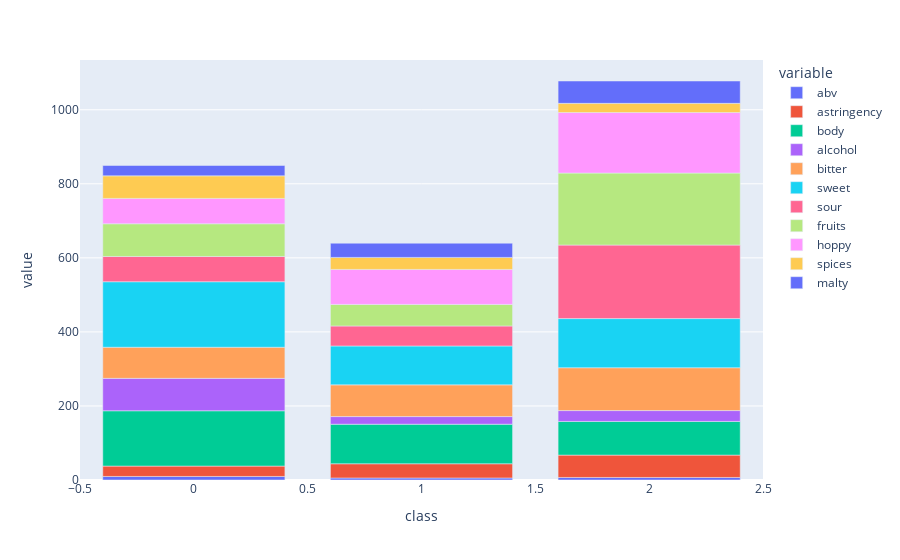

Notebook cell for this chart:
### Code cell
fig = px.bar(bar_df, x="class", y=['abv', 'astringency', 'body', 'alcohol', 'bitter', 'sweet',
       'sour', 'fruits', 'hoppy', 'spices', 'malty'])
fig.show()

### Figure 1 — Plotly figure (JSON) as saved in the notebook; plotly's stock layout.template omitted (floating-point values rounded to 4 significant figures)
{"data": [{"alignmentgroup": "True", "hovertemplate": "variable=abv<br>class=%{x}<br>value=%{y}<extra></extra>", "legendgroup": "abv", "marker": {"color": "#636efa", "pattern": {"shape": ""}}, "name": "abv", "offsetgroup": "abv", "orientation": "v", "showlegend": true, "textposition": "auto", "type": "bar", "x": [0, 1, 2], "xaxis": "x", "y": [9.601, 5.495, 6.855], "yaxis": "y"}, {"alignmentgroup": "True", "hovertemplate": "variable=astringency<br>class=%{x}<br>value=%{y}<extra></extra>", "legendgroup": "astringency", "marker": {"color": "#EF553B", "pattern": {"shape": ""}}, "name": "astringency", "offsetgroup": "astringency", "orientation": "v", "showlegend": true, "textposition": "auto", "type": "bar", "x": [0, 1, 2], "xaxis": "x", "y": [27.97, 38.39, 60.36], "yaxis": "y"}, {"alignmentgroup": "True", "hovertemplate": "variable=body<br>class=%{x}<br>value=%{y}<extra></extra>", "legendgroup": "body", "marker": {"color": "#00cc96", "pattern": {"shape": ""}}, "name": "body", "offsetgroup": "body", "orientation": "v", "showlegend": true, "textposition": "auto", "type": "bar", "x": [0, 1, 2], "xaxis": "x", "y": [149.4, 106.7, 90.96], "yaxis": "y"}, {"alignmentgroup": "True", "hovertemplate": "variable=alcohol<br>class=%{x}<br>value=%{y}<extra></extra>", "legendgroup": "alcohol", "marker": {"color": "#ab63fa", "pattern": {"shape": ""}}, "name": "alcohol", "offsetgroup": "alcohol", "orientation": "v", "showlegend": true, "textposition": "auto", "type": "bar", "x": [0, 1, 2], "xaxis": "x", "y": [87.59, 20.63, 29.29], "yaxis": "y"}, {"alignmentgroup": "True", "hovertemplate": "variable=bitter<br>class=%{x}<br>value=%{y}<extra></extra>", "legendgroup": "bitter", "marker": {"color": "#FFA15A", "pattern": {"shape": ""}}, "name": "bitter", "offsetgroup": "bitter", "orientation": "v", "showlegend": true, "textposition": "auto", "type": "bar", "x": [0, 1, 2], "xaxis": "x", "y": [83.99, 85.72, 115.8], "yaxis": "y"}, {"alignmentgroup": "True", "hovertemplate": "variable=sweet<br>class=%{x}<br>value=%{y}<extra></extra>", "legendgroup": "sweet", "marker": {"color": "#19d3f3", "pattern": {"shape": ""}}, "name": "sweet", "offsetgroup": "sweet", "orientation": "v", "showlegend": true, "textposition": "auto", "type": "bar", "x": [0, 1, 2], "xaxis": "x", "y": [177.0, 105.0, 132.7], "yaxis": "y"}, {"alignmentgroup": "True", "hovertemplate": "variable=sour<br>class=%{x}<br>value=%{y}<extra></extra>", "legendgroup": "sour", "marker": {"color": "#FF6692", "pattern": {"shape": ""}}, "name": "sour", "offsetgroup": "sour", "orientation": "v", "showlegend": true, "textposition": "auto", "type": "bar", "x": [0, 1, 2], "xaxis": "x", "y": [68.23, 54.03, 198.6], "yaxis": "y"}, {"alignmentgroup": "True", "hovertemplate": "variable=fruits<br>class=%{x}<br>value=%{y}<extra></extra>", "legendgroup": "fruits", "marker": {"color": "#B6E880", "pattern": {"shape": ""}}, "name": "fruits", "offsetgroup": "fruits", "orientation": "v", "showlegend": true, "textposition": "auto", "type": "bar", "x": [0, 1, 2], "xaxis": "x", "y": [88.32, 58.18, 194.5], "yaxis": "y"}, {"alignmentgroup": "True", "hovertemplate": "variable=hoppy<br>class=%{x}<br>value=%{y}<extra></extra>", "legendgroup": "hoppy", "marker": {"color": "#FF97FF", "pattern": {"shape": ""}}, "name": "hoppy", "offsetgroup": "hoppy", "orientation": "v", "showlegend": true, "textposition": "auto", "type": "bar", "x": [0, 1, 2], "xaxis": "x", "y": [68.52, 94.6, 163.4], "yaxis": "y"}, {"alignmentgroup": "True", "hovertemplate": "variable=spices<br>class=%{x}<br>value=%{y}<extra></extra>", "legendgroup": "spices", "marker": {"color": "#FECB52", "pattern": {"shape": ""}}, "name": "spices", "offsetgroup": "spices", "orientation": "v", "showlegend": true, "textposition": "auto", "type": "bar", "x": [0, 1, 2], "xaxis": "x", "y": [60.92, 32.39, 24.86], "yaxis": "y"}, {"alignmentgroup": "True", "hovertemplate": "variable=malty<br>class=%{x}<br>value=%{y}<extra></extra>", "legendgroup": "malty", "marker": {"color": "#636efa", "pattern": {"shape": ""}}, "name": "malty", "offsetgroup": "malty", "orientation": "v", "showlegend": true, "textposition": "auto", "type": "bar", "x": [0, 1, 2], "xaxis": "x", "y": [27.97, 38.39, 60.36], "yaxis": "y"}], "layout": {"barmode": "relative", "legend": {"title": {"text": "variable"}, "tracegroupgap": 0}, "margin": {"t": 60}, "xaxis": {"anchor": "y", "domain": [0, 1], "title": {"text": "class"}}, "yaxis": {"anchor": "x", "domain": [0, 1], "title": {"text": "value"}}}}
